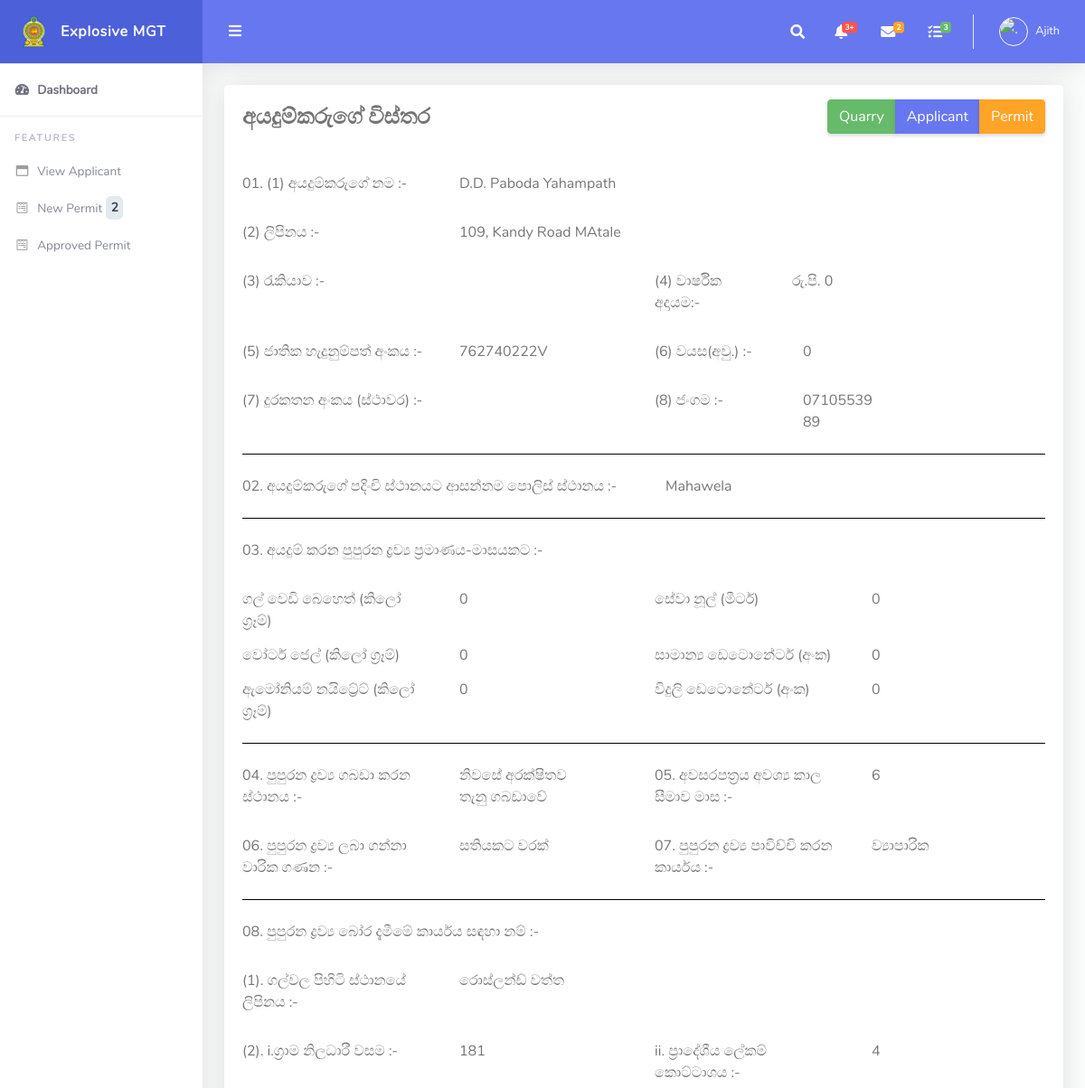
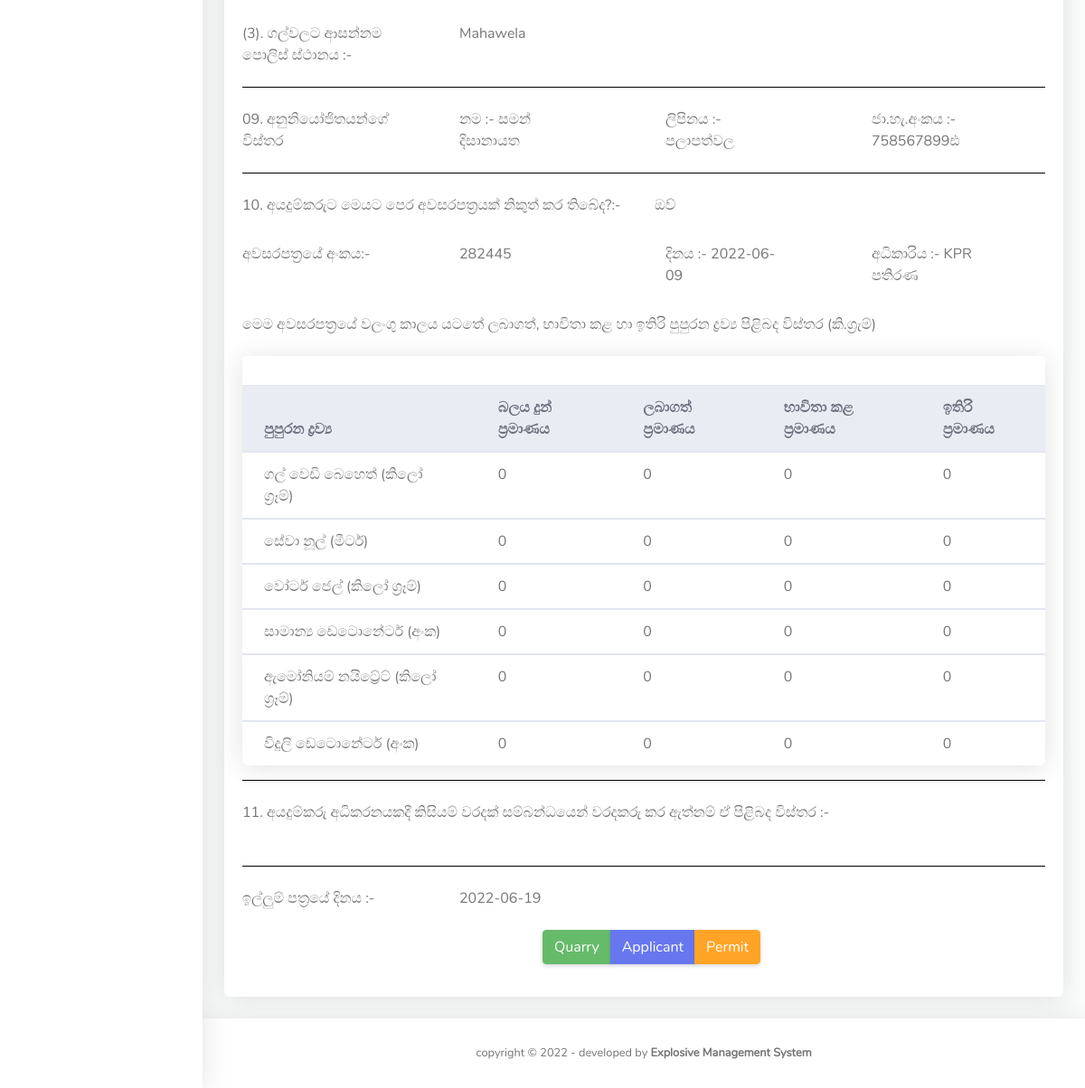
The app's page /users/ministry/aplicant_view.php?id=83 (signed in) with its own data (2 pictures, top to bottom).
### tables this page shows
CREATE TABLE `users` (
  `id` int(11) NOT NULL,
  `fname` varchar(255) DEFAULT NULL,
  `lname` varchar(255) DEFAULT NULL,
  `email` varchar(255) DEFAULT NULL,
  `password` varchar(300) DEFAULT NULL,
  `contactno` varchar(11) DEFAULT NULL,
  `role` varchar(50) NOT NULL,
  `file_name` varchar(500) NOT NULL,
  `uploaded_on` date DEFAULT NULL,
  `district` varchar(500) NOT NULL,
  `nic` varchar(20) DEFAULT NULL
);

CREATE TABLE `applicant` (
  `id` int(11) NOT NULL,
  `nic` varchar(15) NOT NULL,
  `fullname` varchar(75) NOT NULL,
  `addres` varchar(150) NOT NULL,
  `disignation` varchar(75) NOT NULL,
  `anualIncome` decimal(10,0) NOT NULL,
  `age` int(11) DEFAULT NULL,
  `police` varchar(25) NOT NULL,
  `date` timestamp NOT NULL DEFAULT current_timestamp() ON UPDATE current_timestamp(),
  `mobile1` varchar(10) DEFAULT NULL,
  `mobile2` varchar(10) DEFAULT NULL,
  `district` varchar(50) NOT NULL
);

CREATE TABLE `explosive` (
  `expid` int(11) NOT NULL,
  `perid` int(11) DEFAULT NULL,
  `expname` varchar(50) NOT NULL,
  `reqty` decimal(11,0) DEFAULT NULL,
  `authqty` decimal(11,0) DEFAULT NULL,
  `ga_authqty` int(11) NOT NULL,
  `udate` timestamp NOT NULL DEFAULT current_timestamp() ON UPDATE current_timestamp(),
  `aplicant_id` int(11) NOT NULL,
  `district` varchar(50) NOT NULL
);

CREATE TABLE `permit` (
  `perid` int(11) NOT NULL,
  `nic` varchar(15) NOT NULL,
  `pstore` varchar(100) NOT NULL,
  `permitdu` varchar(50) DEFAULT NULL,
  `Premiums` varchar(50) DEFAULT NULL,
  `task` varchar(40) NOT NULL,
  `quarryad` varchar(100) NOT NULL,
  `gnd` varchar(25) NOT NULL,
  `ds` varchar(25) NOT NULL,
  `police` varchar(25) NOT NULL,
  `offence` varchar(200) NOT NULL,
  `appdate` date NOT NULL,
  `stdate` timestamp NOT NULL DEFAULT current_timestamp() COMMENT 'saved date',
  `isread_exp` int(11) NOT NULL DEFAULT 0,
  `isread_ga` int(11) NOT NULL DEFAULT 0,
  `isread_ministry` int(11) NOT NULL DEFAULT 0,
  `expOffApprove` int(11) DEFAULT 0 COMMENT '0- new, 1- Approve, 2- not approve',
  `gaApprove` int(11) DEFAULT 0,
  `ministryApprove` int(11) DEFAULT 0,
  `stat` varchar(50) NOT NULL COMMENT 'Exp Off,GA, Ministry',
  `aplicant_id` int(11) DEFAULT NULL,
  `expno` varchar(25) NOT NULL,
  `price` int(50) NOT NULL,
  `oldrequest` varchar(10) NOT NULL,
  `oldreq_no` varchar(15) NOT NULL,
  `police_approve` varchar(10) NOT NULL,
  `old_coppies` varchar(10) NOT NULL,
  `stock_premiums` varchar(10) NOT NULL,
  `rules` varchar(300) NOT NULL,
  `other_facts` varchar(300) NOT NULL,
  `monthly_product` varchar(50) NOT NULL,
  `my_stat` varchar(10) NOT NULL,
  `c_approval_no` varchar(50) NOT NULL,
  `c_approval_date` date DEFAULT NULL,
  `quarryid` int(10) NOT NULL,
  `district` varchar(50) NOT NULL,
  `qtpremiums` varchar(50) NOT NULL,
  `expapp_date` date DEFAULT NULL,
  `min_file_no` varchar(25) NOT NULL
);

CREATE TABLE `agent` (
  `agid` int(11) NOT NULL,
  `perid` int(11) DEFAULT NULL,
  `agname` varchar(25) NOT NULL,
  `agadd` varchar(35) NOT NULL,
  `adnic` varchar(15) NOT NULL,
  `aplicant_id` int(11) NOT NULL,
  `district` varchar(50) NOT NULL
);

CREATE TABLE `oldpermit` (
  `id` int(11) NOT NULL,
  `perid` int(11) DEFAULT NULL,
  `nic` int(10) DEFAULT NULL,
  `oldpermit` varchar(5) NOT NULL,
  `lauthority` varchar(10) NOT NULL,
  `pno` varchar(50) NOT NULL,
  `pdate` date DEFAULT NULL,
  `expname` varchar(50) DEFAULT NULL,
  `authqty` decimal(11,0) DEFAULT NULL,
  `reqty` decimal(11,0) DEFAULT NULL,
  `usedqty` decimal(11,0) DEFAULT NULL,
  `remqty` decimal(11,0) DEFAULT NULL,
  `aplicant_id` int(11) NOT NULL,
  `district` varchar(50) NOT NULL
);

### users/ministry/aplicant_view.php (the view, shortened to what the rows shown need)
<?php
require_once('../../include/config.php');
$id = $_GET['id'];
$q = $conn->query("SELECT * from applicant WHERE id = $id");
if($q !== false && $q->num_rows > 0){
while($row=$q->fetch_assoc()){
$name=$row['fullname'];
$add=$row['addres'];
$job=$row['disignation'];
$add=$row['addres'];
$anualIncome=$row['anualIncome'];
$age=$row['age'];
$police=$row['police'];
$mobile2=$row['mobile2'];
$nic=$row['nic'];
}
}
$q1 = $conn->query("SELECT * from permit WHERE aplicant_id = $id");
if($q1 !== false && $q1->num_rows > 0){
while($row=$q1->fetch_assoc()){
$pstore=$row['pstore'];
$permitdu=$row['permitdu'];
$Premiums=$row['Premiums'];
$task=$row['task'];
$quarryad=$row['quarryad'];
$gnd=$row['gnd'];
$ds=$row['ds'];
$appdate=$row['appdate'];
}
}
$q1 = $conn->query("SELECT * from agent WHERE aplicant_id = $id");
if($q1 !== false && $q1->num_rows > 0){
while($row=$q1->fetch_assoc()){
$agname=$row['agname'];
$agadd=$row['agadd'];
$adnic=$row['adnic'];
}
}
$queryb = $conn->query("SELECT * from oldpermit WHERE aplicant_id=$id");
if($queryb !== false && $queryb->num_rows > 0){
while($row=$queryb->fetch_assoc()){
$oldpermit=$row["oldpermit"];
$lauthority=$row["lauthority"];
$pno=$row["pno"];
$pdate=$row["pdate"];
}
}
?>
<!DOCTYPE html>
<html lang="en">
<head>
  <link href="../../assets/vendor/fontawesome-free/css/all.min.css" rel="stylesheet" type="text/css">
  <link href="../../assets/vendor/bootstrap/css/bootstrap.min.css" rel="stylesheet" type="text/css">
  <link href="../../assets/css/ruang-admin.min.css" rel="stylesheet">
</head>
<body id="page-top">
  <div id="wrapper">
     <?php
   include 'include/sidebar.php';
   ?>
    <div id="content-wrapper" class="d-flex flex-column">
      <div id="content">
    <?php
		include 'include/header.php';
		?>
        <div class="container-fluid" id="container-wrapper">
              <div class="card mb-4">
                <div class="card-body">
                <form action="" name="aplicant" method="post" class="signin-form" enctype="multipart/form-data">
                    <div class="form-group row">
                      <div class="col-sm-9">
                      <?php echo "<label for='inputEmail3' class='col-sm-9 col-form-label'>$name</label>"; ?>
                      </div>
                    </div>
                    <div class="form-group row">
                      <div class="col-sm-9">
                      <?php echo "<label for='inputEmail3' class='col-sm-9 col-form-label'>$add</label>"; ?>
                      </div>
                    </div>
                    <div class="form-group row">
                      <label for="inputPassword3" class="col-sm-3 col-form-label">(3) රැකියාව :- </label>
                      <div class="col-sm-3">
                      <?php echo "<label for='inputEmail3' class='col-sm-9 col-form-label'>$job</label>"; ?>
                      </div>
                      <label for="inputPassword3" class="col-sm-2 col-form-label">(4) වාර්ෂික අදායම:- </label>
                      <?php echo "<label for='inputEmail3' class='col-sm-3 col-form-label'>රු.පි. $anualIncome</label>"; ?>
                    </div>
					<div class="form-group row">
                      <div class="col-sm-3">
                      <?php echo "<label for='inputEmail3' class='col-sm-9 col-form-label'>$nic</label>"; ?>
                      </div>
                      <div class="col-sm-4">
                      <?php echo "<label for='inputEmail3' class='col-sm-9 col-form-label'>$age</label>"; ?>
                      </div>
                    </div>
					<div class="form-group row">
                      <div class="col-sm-3">
                      <?php echo "<label for='inputEmail3' class='col-sm-6 col-form-label'>$mobile2</label>"; ?>
                    </div>
                    </div>
                   <div class="form-group row">
                      <div class="col-sm-5">
                      <?php echo "<label for='inputEmail3' class='col-sm-5 col-form-label'>$police</label>"; ?>
                    </div>
                    </div>
                    <div class='form-group row'>
                    <?php
          $queryc = $conn->query("SELECT * from explosive WHERE aplicant_id=$id");
          if($queryc !== false && $queryc->num_rows > 0){
          while($row=$queryc->fetch_assoc()){
          $expname=$row["expname"];
          $reqty=$row["reqty"];
				echo	"
                      <label for='inputPassword3' class='col-sm-3 col-form-label'>$expname</label>
                      <div class='col-sm-3'>
                      <label for='inputPassword3' class='col-sm-3 col-form-label'>$reqty</label>
                      </div>
                   ";
          }
        }
        ?>
				 </div>
					 <div class="form-group row">
					 <div class="col-sm-3">
           <?php echo "<label for='inputEmail3' class='col-sm-9 col-form-label'>$pstore</label>"; ?>
					</div>
					<div class="col-sm-3">
          <?php echo "<label for='inputEmail3' class='col-sm-9 col-form-label'>$permitdu</label>"; ?>
					</div>
          </div>
				  <div class="form-group row">
					 <div class="col-sm-3">
           <?php echo "<label for='inputEmail3' class='col-sm-9 col-form-label'>$Premiums</label>"; ?>
					</div>
					 <div class="col-sm-3">
           <?php echo "<label for='inputEmail3' class='col-sm-9 col-form-label'>$task</label>"; ?>
					</div>
                  </div>
					<div class="form-group row">
                      <div class="col-sm-9">
                      <?php echo "<label for='inputEmail3' class='col-sm-9 col-form-label'>$quarryad</label>"; ?>
                      </div>
                    </div>
					<div class="form-group row">
                      <div class="col-sm-3">
                      <?php echo "<label for='inputEmail3' class='col-sm-9 col-form-label'>$gnd</label>"; ?>
                      </div>
                      <div class="col-sm-3">
                      <?php echo "<label for='inputEmail3' class='col-sm-9 col-form-label'>$ds</label>"; ?>
                      </div>
                    </div>
					<div class="form-group row">
                      <div class="col-sm-9">
                      <?php echo "<label for='inputEmail3' class='col-sm-9 col-form-label'>$police</label>"; ?>
                      </div>
                    </div>
					<div class="form-group row">
                      <div class="col-sm-3">
                      <?php echo "<label for='inputEmail3' class='col-sm-9 col-form-label'>නම :- $agname</label>"; ?>
                      </div>
					  <div class="col-sm-3">
            <?php echo "<label for='inputEmail3' class='col-sm-9 col-form-label'>ලිපිනය :- $agadd</label>"; ?>
                      </div>
					  <div class="col-sm-3">
            <?php echo "<label for='inputEmail3' class='col-sm-9 col-form-label'>ජා.හැ.අංකය :- $adnic</label>"; ?>
                      </div>
                    </div>
					<div class="form-group row">
                      <label for="inputPassword3" class="col-sm-6 col-form-label">10. අයදුම්කරුට මෙයට පෙර අවසරපත්‍රයක් නිකුත් කර තිබේද?:-</label>
                      <?php echo "<label for='inputEmail3' class='col-sm-6 col-form-label'>$oldpermit</label>"; ?>
					</div>
					<div class="form-group row">
                   <div class="col-sm-3">
                   <?php echo "<label for='inputEmail3' class='col-sm-9 col-form-label'>$pno</label>"; ?>
				 	</div>
					<div class="col-sm-3">
          <?php echo "<label for='inputEmail3' class='col-sm-9 col-form-label'>දිනය :- $pdate</label>"; ?>
					</div>
					<div class="col-sm-3">
          <?php echo "<label for='inputEmail3' class='col-sm-9 col-form-label'>අධිකාරිය :- $lauthority</label>"; ?>
					</div>
					</div>
            <div class="card">
                     <div class="table-responsive">
                       <table class="table align-items-center table-flush">
                         <thead class="thead-light">
                           <tr>
                             <th>පුපුරන ද්‍රව්‍ය</th>
                             <th>බලය දුන් ප්‍රමාණය</th>
                             <th>ලබාගත් ප්‍රමාණය</th>
                             <th>භාවිතා කළ ප්‍රමාණය</th>
                             <th>ඉතිරි ප්‍රමාණය</th>
                           </tr>
                         </thead>
                         <?php
          $l = $conn->query("SELECT * from oldpermit WHERE aplicant_id=$id");
          if($l !== false && $l->num_rows > 0){
          while($row=$l->fetch_assoc()){
            $expn=$row["expname"];
            $auth=$row["authqty"];
            $req=$row["reqty"];
            $used=$row["usedqty"];
            $rem=$row["remqty"];
echo " <tbody>
     <tr>
       <td> $expn</a></td>
       <td> $auth</a></td>
       <td> $req</a></td>
       <td> $used</a></td>
       <td> $rem</a></td>
     </tr>
   </tbody>";
}
}
?>
</table>
</div>
</div>
					<div class="form-group row">
                      <div class="col-sm-3">
                      <?php echo "<label for='inputEmail3' class='col-sm-9 col-form-label'>$appdate</label>"; ?>                      </div>
                    </div>
                  </form>
                </div>
              </div>
        </div>
      </div>
    </div>
  </div>
</body>
</html>

### users/ministry/include/header.php (shortened to what the rows shown need)
<?php
      $uid =  $_SESSION["id"] ;
 $query5 = $conn->query("SELECT * from users  WHERE id = $uid ");
if($query5 !== false && $query5->num_rows > 0){
  while($row=$query5->fetch_assoc()){
  $imageURL='../../assets/img/logo/'.$row["file_name"];
  $role=$row["fname"];
  }
}
?>
<nav class="navbar navbar-expand navbar-light bg-navbar topbar mb-4 static-top">
          <ul class="navbar-nav ml-auto">
            <li class="nav-item dropdown no-arrow">
              <a class="nav-link dropdown-toggle" href="#" id="userDropdown" role="button" data-toggle="dropdown"
                aria-haspopup="true" aria-expanded="false">
              <?php  echo "<img class='img-profile rounded-circle' id='scream' width='50' height='50'src='$imageURL' alt='.'>"; ?>
                <span class="ml-2 d-none d-lg-inline text-white small"><?php echo $role; ?></span>
              </a>
            </li>
          </ul>
        </nav>

### records on screen
users: fname "Ajith"
applicant: fullname "D.D. Paboda Yahampath", addres "109, Kandy Road MAtale", anualIncome "0", nic "762740222V", age "0", mobile2 "0710553989", police "Mahawela"
explosive: expname "ගල් වෙඩි බෙහෙත් (කිලෝ ග්‍රෑම්)", reqty "0"
explosive: expname "සේවා නූල් (මීටර්)", reqty "0"
explosive: expname "වෝටර් ජෙල් (කිලෝ ග්‍රෑම්)", reqty "0"
explosive: expname "සාමාන්‍ය ඩෙටොනේටර් (අංක)", reqty "0"
explosive: expname "ඇමෝනියම් නයිට්‍රේට් (කිලෝ ග්‍රෑම්)", reqty "0"
explosive: expname "විදුලි ඩෙටොනේටර් (අංක)", reqty "0"
permit: pstore "නිවසේ අරක්ෂිතව තැනු ගබඩාවේ", permitdu "6", Premiums "සතියකට වරක්", task "ව්‍යාපාරික", quarryad "රොස්ලන්ඩ් වත්ත", gnd "181", ds "4", appdate "2022-06-19"
agent: agname "සමන් දිසානායත", agadd "පලාපත්වල", adnic "758567899ඪ"
oldpermit: oldpermit "ඔව්", pno "282445", pdate "2022-06-09", lauthority "KPR පතිරණ", expname "විදුලි ඩෙටොනේටර් (අංක)", authqty "0", reqty "0", usedqty "0", remqty "0"
oldpermit: expname "ගල් වෙඩි බෙහෙත් (කිලෝ ග්‍රෑම්)", authqty "0", reqty "0", usedqty "0", remqty "0"
oldpermit: expname "සේවා නූල් (මීටර්)", authqty "0", reqty "0", usedqty "0", remqty "0"
oldpermit: expname "වෝටර් ජෙල් (කිලෝ ග්‍රෑම්)", authqty "0", reqty "0", usedqty "0", remqty "0"
oldpermit: expname "සාමාන්‍ය ඩෙටොනේටර් (අංක)", authqty "0", reqty "0", usedqty "0", remqty "0"
oldpermit: expname "ඇමෝනියම් නයිට්‍රේට් (කිලෝ ග්‍රෑම්)", authqty "0", reqty "0", usedqty "0", remqty "0"

### other values on screen
$rowcount "2"
